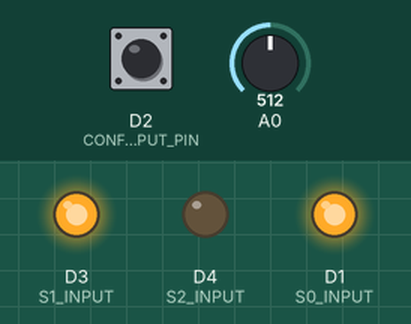
The program below on a simulated ESP8266 (NodeMCU). Parts: output pins drawn as LEDs (lit = HIGH). The inputs (shaded band) are chosen by the test bench; at power-on: D2 (CONFIG_INPUT_PIN) HIGH, A0 = 512. WiFi joins after 1.5 s; servers stay silent unless stated; EEPROM starts erased; what the program prints to the serial monitor is not drawn.

Above: at 3.4 s.
3.5 s: D2 (CONFIG_INPUT_PIN) pulled LOW for 3.2 s
At 4.3 s:
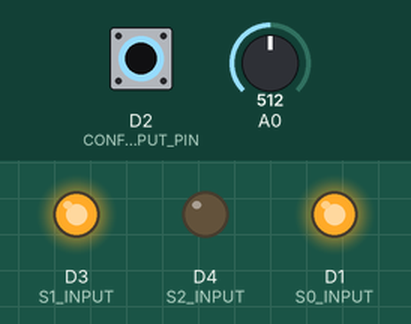
8.2 s: A0 set to 0
At 11.06 s:
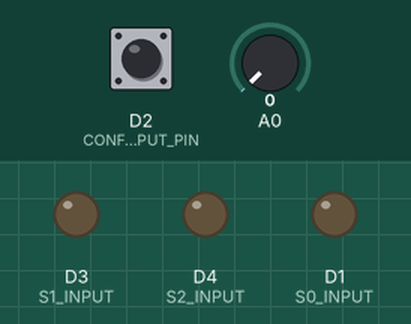
Timing chart, 0 to 17.7 s (numbered marks = the images above; inputs shaded):
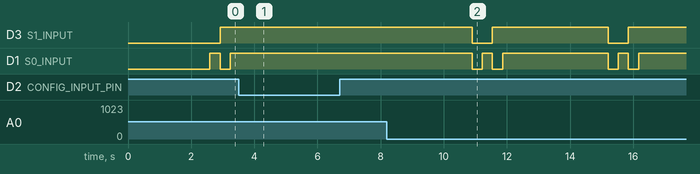

The program:

main.cpp
```cpp
#include <Arduino.h>

#include "debugUtils.hpp"
#include "thermistorAdapter.hpp"
#include "configData.hpp"
#include "network.hpp"
#include "firebaseHandler.hpp"

// delay for update firebase
#define DELAY 3000U
#define PROBS_NUM 4

void restartConnection();

ConfigData configData;
Network *network;
FirebaseHandler *firebaseHandler;
ThermistorAdapter *thermistorAdapter;

void setup()
{
  DEBUG_MODE_SERIAL_BEGIN;

  network = &Network::getInstance(configData);
  firebaseHandler = &FirebaseHandler::getInstance(configData);
  thermistorAdapter = &ThermistorAdapter::getInstance();
  if (!network->getConfigMode())
  {
    restartConnection();
  }

  // update start time
  String tmp = "";
  for (uint8 probId = 0; probId < PROBS_NUM; probId++)
  {
    firebaseHandler->updateTime((tmp + FIREBASE_PROB_PATH + (probId + 1) + "/" + FIREBASE_START_TIME_PATH).c_str(), millis());
  }
}

void loop()
{
  if (network->getConfigMode())
  {
    network->APMode();
    restartConnection();
  }
  else
  {
    for (uint8 probId = 0; probId < PROBS_NUM; probId++)
    {
      firebaseHandler->updateTemperature(probId, thermistorAdapter->readTemperature(probId), millis());
    }
  }

  DEBUG_MODE_PRINT_MEMORY_USAGE;
  delay(DELAY);
}

void restartConnection()
{
  network->connectToWifi();
  firebaseHandler->begin();
}
```

debugUtils.hpp
```cpp
#ifndef DEBUG_UTILS_HPP
#define DEBUG_UTILS_HPP

/**
 * this file handle defines for debug mode:
 * when debug mode is enable - all the debug output will print to the serial through
 * USB connection
 * in production the flag DEBUG_MODE=0 and debug disable for saving CPU cycles
 */
#if DEBUG_MODE

#include <Arduino.h>

#define MONITOR_SPEED 115200U
#define DEBUG_MODE_SERIAL_BEGIN Serial.begin(MONITOR_SPEED)

#define DEBUG_MODE_SERIAL_PRINT(str) Serial.print(str)
#define DEBUG_MODE_SERIAL_PRINTLN(str) Serial.println(str)
#define DEBUG_MODE_SERIAL_PRINTF(...) Serial.printf(__VA_ARGS__)

/**
 * print prefix for debug mode with format: [filename:line][function]
 */
#define DEBUG_MODE_PREFIX DEBUG_MODE_SERIAL_PRINTF("[%s:%d][%s] ", __FILE__, __LINE__, __func__)

/**
 * print multiple values to serial:
 * DEBUG_MODE_PRINT_VALUES("arg", 56, 9.9);
 *
 * >>> [file name][function name] |arg| |56| |9.9|
 */
#define DEBUG_MODE_PRINT_VALUES(...)   \
    do                                 \
    {                                  \
        DEBUG_MODE_PREFIX;             \
        printValues(__VA_ARGS__);      \
        DEBUG_MODE_SERIAL_PRINT('\n'); \
    } while (0)

template <typename T>
static void printValues(T varValue)
{
    DEBUG_MODE_SERIAL_PRINT(varValue);
}

template <typename T, typename... Rest>
static void printValues(T varValue, Rest... rest)
{
    printValues(varValue);
    printValues(rest...);
}

/**
 * print multiple argument with arguments names to serial:
 * int x=1;
 * char c='l';
 * float f=9.9f;
 * DEBUG_MODE_PRINT_NAMES_VALUES(x, c, l);
 *
 * >>> [file name:line][function name] x=|1| c=|l| f=|9.9|
 */
#define DEBUG_MODE_PRINT_NAMES_VALUES(...)           \
    do                                               \
    {                                                \
        DEBUG_MODE_PREFIX;                           \
        printNamesValues(#__VA_ARGS__, __VA_ARGS__); \
        DEBUG_MODE_SERIAL_PRINT('\n');               \
    } while (0)

// base case for template recursion when one argument remains
template <typename Arg>
static void printNamesValues(const char *name, Arg &&arg)
{
    DEBUG_MODE_SERIAL_PRINTF("%s=|", name);
    DEBUG_MODE_SERIAL_PRINT(arg);
    DEBUG_MODE_SERIAL_PRINT("|");
}

// recursive variadic template for multiple arguments
template <typename Arg, typename... Rest>
static void printNamesValues(const char *names, Arg &&arg, Rest &&...args)
{
    while (*names != ',')
    {
        DEBUG_MODE_SERIAL_PRINT(*names);
        names++;
    }
    DEBUG_MODE_SERIAL_PRINT("=|");
    DEBUG_MODE_SERIAL_PRINT(arg);
    DEBUG_MODE_SERIAL_PRINT("|");
    printNamesValues(names + 1, args...);
}

#define DEBUG_MODE_PRINT_MEMORY_USAGE \
    DEBUG_MODE_PRINT_NAMES_VALUES(ESP.getFreeHeap(), ESP.getSketchSize(), ESP.getFreeSketchSpace(), ESP.getCpuFreqMHz())

#else
#define DEBUG_MODE_SERIAL_BEGIN
#define DEBUG_MODE_PREFIX
#define DEBUG_MODE_PRINT_VALUES(...)
#define DEBUG_MODE_PRINT_NAMES_VALUES(...)
#define DEBUG_MODE_SERIAL_PRINT(str)
#define DEBUG_MODE_SERIAL_PRINTLN(str)
#define DEBUG_MODE_SERIAL_PRINTF(...)
#define DEBUG_MODE_PRINT_MEMORY_USAGE
#endif // DEBUG_MODE

#endif // DEBUG_UTILS_HPP
```

firebaseHandler.cpp
```cpp
#include "firebaseHandler.hpp"
// Provide the token generation process info.
#include "addons/TokenHelper.h"
#include "config.h"
#include "debugUtils.hpp"
#include "network.hpp"
// #include <Firebase_ESP_Client.h>

// firebase project API Key
#define FIREBASE_MAIN_PATH "/UsersData/"
#define FIREBASE_TEMPERATURE_PATH "temperature/"
#define FIREBASE_CURRENT_TIME_PATH "currentTime/"

FirebaseHandler *FirebaseHandler::instance = nullptr;

FirebaseHandler::FirebaseHandler(const ConfigData &configData) : configData(configData)
{

    firebaseConfig.api_key = FIREBASE_API_KEY;
    firebaseConfig.database_url = FIREBASE_DATABASE_URL;

    // Assign the callback function for the long running token generation task */
    firebaseConfig.token_status_callback = tokenStatusCallback; // see addons/TokenHelper.h

    // Assign the maximum retry of token generation
    firebaseConfig.max_token_generation_retry = 5;
}

FirebaseHandler &FirebaseHandler::getInstance(ConfigData &configData)
{
    if (!instance)
    {
        instance = new FirebaseHandler(configData);
    }
    return *instance;
}

void FirebaseHandler::begin()
{
    firebaseAuth.user.email = &configData.getUsername();
    firebaseAuth.user.password = &configData.getUserPassword();

    Firebase.reconnectWiFi(true);
    firebaseData.setResponseSize(4096);

    // Initialize the library with the Firebase authen and config
    Firebase.begin(&firebaseConfig, &firebaseAuth);

    // Getting the user UID might take a few seconds
    DEBUG_MODE_SERIAL_PRINT("Getting User UID ");
    while (!Network::configMode && (firebaseAuth.token.uid) == "")
    {
        DEBUG_MODE_SERIAL_PRINT('.');
        delay(1000);
    }

    String userId = firebaseAuth.token.uid.c_str();
    // Update database path
    databasePath = FIREBASE_MAIN_PATH + userId + "/";
}

bool FirebaseHandler::update(StaticJsonDocument<512> &doc) const
{
    if (!Firebase.ready())
    {
        DEBUG_MODE_PRINT_VALUES("Firebase.ready()=false");
        return false;
    }

    // FirebaseJson json;
    // json.setDoubleDigits(3);
    // json.add("value", 9);

    // FirebaseJsonArray arr;
    // arr.setDoubleDigits(3);
    // arr.setJsonArrayData("[1,2,3]");
    // arr.toString(Serial, true);

    // String p = "/k/";
    // firebaseData.;
    // firebaseData.setJSON(json);
    // Firebase.RTDB.set(&firebaseData, p.c_str());
    // Firebase.RTDB.setJSON(&firebaseData, p.c_str(), &json);

    // Serial.printf("Set json... %s\n", Firebase.RTDB.setJSON(&firebaseData, "/test/json", &json) ? "ok" : firebaseData.errorReason().c_str());

    return true;
}

// bool FirebaseHandler::updateTemperature(uint8 probId, float temperature) const
// {
//     if (!Firebase.ready())
//     {
//         DEBUG_MODE_PRINT_VALUES("Firebase.ready()=false");
//         return false;
//     }

//     if (Firebase.RTDB.setFloat(&firebaseData, (databasePath + probId + "/" + FIREBASE_TEMPERATURE_PATH).c_str(), temperature))
//     {
//         DEBUG_MODE_PRINT_VALUES("Writing value: ", temperature, " TYPE: " + firebaseData.dataType() + " on the following path: ", databasePath, ", PASSED");
//     }
//     else
//     {
//         DEBUG_MODE_PRINT_VALUES(databasePath, "FAILED: " + firebaseData.errorReason());
//     }
//     return true;
// }

void FirebaseHandler::updateTemperature(uint8 probId, float temperature, unsigned long time)
{

    if (!Firebase.ready())
    {
        DEBUG_MODE_PRINT_VALUES("Firebase.ready()=false");
        return;
    }

    if (Firebase.RTDB.setFloat(&firebaseData, (databasePath + FIREBASE_PROB_PATH + (probId + 1) + "/" + FIREBASE_TEMPERATURE_PATH).c_str(), temperature))
    {
        DEBUG_MODE_PRINT_VALUES("Writing value: ", temperature, " TYPE: " + firebaseData.dataType() + " on the following path: ", databasePath, ", PASSED");
    }
    else
    {
        DEBUG_MODE_PRINT_VALUES(databasePath, "FAILED: " + firebaseData.errorReason());
    }
    String tmp = "";
    updateTime((tmp + FIREBASE_PROB_PATH + (probId + 1) + "/" + FIREBASE_CURRENT_TIME_PATH).c_str(), time);
}

void FirebaseHandler::updateTime(const char *probTimePath, unsigned long time)
{
    if (Firebase.RTDB.setFloat(&firebaseData, (databasePath + probTimePath).c_str(), time))
    {
        DEBUG_MODE_PRINT_VALUES("Writing value: ", time, " TYPE: ", firebaseData.dataType(), " on the following path: ", databasePath, ", PASSED");
    }
    else
    {
        DEBUG_MODE_PRINT_VALUES(databasePath, "FAILED: ", firebaseData.errorReason());
    }
}
```

firebaseHandler.hpp
```cpp
#ifndef FIREBASE_HANDLER_HPP
#define FIREBASE_HANDLER_HPP

#include <Firebase_ESP_Client.h>
#include <ArduinoJson.h>
#include "configData.hpp"

#define FIREBASE_PROB_PATH "/prob"
#define FIREBASE_START_TIME_PATH "startTime/"

class FirebaseHandler
{
public:
    static FirebaseHandler &getInstance(ConfigData &configData);

    void begin();

    bool update(StaticJsonDocument<512> &doc) const;
    // bool updateTemperature(uint8 probId, float temperature) const;
    // bool updateTime(uint8 probId, unsigned long time) const;

    void updateTemperature(uint8 probId, float temperature, unsigned long time);

    void updateTime(const char *probTimePath, unsigned long time);

    // void updateTemperature(float temperature, unsigned long time)
    // {
    //     for (uint i = 0; i < 4; i++)
    //     {
    //         if (!Firebase.ready())
    //         {
    //             // DEBUG_MODE_PRINT_VALUES("Firebase.ready()=false");
    //             return;
    //         }

    //         if (Firebase.RTDB.setFloat(&firebaseData, databasePath.c_str(), temperature))
    //         {
    //             // DEBUG_MODE_PRINT_VALUES("Writing value: ", temperature, " TYPE: " + firebaseData.dataType() + " on the following path: ", databasePath, ", PASSED");
    //         }
    //         else
    //         {
    //             // DEBUG_MODE_PRINT_VALUES(databasePath, "FAILED: " + firebaseData.errorReason());
    //         }
    //         // updateTime(FIREBASE_CURRENT_TIME_PATH, time);
    //     }
    // }

private:
    FirebaseData firebaseData;
    FirebaseAuth firebaseAuth;
    FirebaseConfig firebaseConfig;
    String databasePath;
    const ConfigData &configData;
    static FirebaseHandler *instance;

    FirebaseHandler(const ConfigData &configData);

    // Private copy constructor and assignment operator to prevent copying
    FirebaseHandler(const FirebaseHandler &) = delete;
    FirebaseHandler &operator=(const FirebaseHandler &) = delete;
};

#endif //  FIREBASE_HANDLER_HPP
```

network.cpp
```cpp
#include "network.hpp"
#include "debugUtils.hpp"
// #include "configData.hpp"

#define MAX_CONNECTION 4
#define CONFIG_INPUT_PIN D2
#define SERVER_PORT 80
// TODO: define IP 192.168.4.1

Network *Network::instance = nullptr; // Initialize to nullptr or an appropriate value
bool Network::configMode = false;

Network::Network(ConfigData &configData) : server(SERVER_PORT), configData(configData)
{

    pinMode(CONFIG_INPUT_PIN, INPUT_PULLUP);
    // attachInterruptArg(digitalPinToInterrupt(CONFIG_INPUT_PIN), &Network::setAP, this, CHANGE);
    configMode = !digitalRead(CONFIG_INPUT_PIN);
    attachInterrupt(digitalPinToInterrupt(CONFIG_INPUT_PIN), &Network::setAP, CHANGE);
}

Network &Network::getInstance(ConfigData &configData)
{
    if (!instance)
    {
        instance = new Network(configData);
    }
    return *instance;
}

bool Network::getConfigMode()
{
    return configMode;
}

void Network::handleUpdate()
{
    WiFiClient client = server.client();
    // String userMessage = server.hasArg("plain") ? server.arg("plain") : "";
    bool isValidRequest = server.args() > 0 && server.args() < 7;
    for (int i = 0; i < server.args() && isValidRequest; i++)
    {
        isValidRequest = server.argName(i).length() == 1 &&
                         server.argName(i)[0] >= '0' &&
                         server.argName(i)[0] < '7' &&
                         server.arg(i).length() > 0 &&
                         server.arg(i).length() <= BUFF_MAX_LEN;
    }

    DEBUG_MODE_PRINT_NAMES_VALUES(server.args(), isValidRequest);

    server.sendHeader("Access-Control-Allow-Origin", "*");
    if (isValidRequest)
    {
        for (int i = 0; i < server.args(); i++)
        {
            DEBUG_MODE_PRINT_NAMES_VALUES(i, server.argName(i), server.arg(i));
            configData.updateConfig((ConfigData::CONFIG_DATA_TYPE)(server.argName(i)[0] - '0'), server.arg(i));
        }
        server.send(200, "text/plain", "Updated successfully, you can close this page\n");
    }
    else
    {
        server.send(400, "text/plain", "Oops... Something went wrong!!!   ):\n");
    }

    // if (0 < userMessage.length() && userMessage.length() <= BUFF_MAX_LEN && '0' <= userMessage[0] && userMessage[0] < '7')
    // {
    //     DEBUG_MODE_PRINT_NAMES_VALUES(userMessage);
    //     configData.updateConfig((ConfigData::CONFIG_DATA_TYPE)(userMessage[0] - '0'), userMessage.substring(1));
    //     server.sendHeader("Access-Control-Allow-Origin", "*");
    //     server.send(200, "text/plain", "OK");
    // }
    // else
    // {
    //     server.sendHeader("Access-Control-Allow-Origin", "*");
    //     server.send(400, "text/plain", "Bad Request\n");
    // }
    // }
    // DEBUG_MODE_PRINT_VALUES(message);

    // }

    // DEBUG_MODE_PRINT_NAMES_VALUES(userMessage);
}

void Network::APMode()
{
    WiFi.mode(WIFI_AP);
    WiFi.softAP(configData.apSSID, configData.apPassword, 1, false, MAX_CONNECTION);
    server.begin();
    server.on("/config", HTTP_GET, [this]()
              { this->handleUpdate(); });
    // server.on("/config", HTTP_POST, [this]()
    //           { this->handleUpdate(); });

    DEBUG_MODE_PRINT_NAMES_VALUES(WiFi.softAPIP(), configData.apSSID, configData.apPassword);
    while (configMode)
    {
        server.handleClient();
        delay(200);
    }

    server.stop();
    WiFi.softAPdisconnect();
    // delay 1 sec time for cleanup
    delay(1000);
}

void Network::connectToWifi()
{
    WiFi.mode(WIFI_STA);
    WiFi.begin(configData.wifiSSID, configData.wifiPassword);
    DEBUG_MODE_PRINT_VALUES("Connecting to ", configData.wifiSSID);
    DEBUG_MODE_PRINT_NAMES_VALUES(configData.wifiSSID, configData.wifiPassword);
    while (!configMode && WiFi.status() != WL_CONNECTED)
    {
        DEBUG_MODE_SERIAL_PRINT(".");
        delay(300);
    }
    DEBUG_MODE_SERIAL_PRINTLN(" Connected!");
    WiFi.setAutoReconnect(true);
    WiFi.persistent(true);

    DEBUG_MODE_PRINT_VALUES("IP address for network ", configData.wifiSSID, ": ", WiFi.localIP());
}

/**
 * interupt function: update the flage for AP configuration/WiFi thermometer mode
 */
void IRAM_ATTR Network::setAP()
{
    configMode = !(bool)digitalRead(CONFIG_INPUT_PIN);
}
```

network.hpp
```cpp
#ifndef NETWORKN_HPP
#define NETWORKN_HPP

#include <ESP8266WiFi.h>
#include <ESP8266WebServer.h>
#include "configData.hpp"

class Network
{
public:
    static bool getConfigMode();

    void APMode();

    void connectToWifi();

    static Network &getInstance(ConfigData &configData);

    static bool configMode;

    // typedef enum CONFIG_MODE
    // {
    //     CONFIG_MODE_THERMOMETER,
    //     CONFIG_MODE_AP,

    // }CONFIG_MODE;

private:
    ESP8266WebServer server;
    ConfigData &configData;
    static Network *instance;

    Network(ConfigData &configData);

    static void IRAM_ATTR setAP();

    void handleUpdate();

    // Private copy constructor and assignment operator to prevent copying
    Network(const Network &) = delete;
    Network &operator=(const Network &) = delete;
};

#endif
```

thermistorAdapter.cpp
```cpp
#include <Arduino.h>
#include "thermistorAdapter.hpp"
#include "debugUtils.hpp"

#define COEFF(C) COEFF_##C
#define COEFF_A (0.6727718450e-03f)
#define COEFF_B (3.023118148e-04f)
#define COEFF_C (-1.209848900e-07f)
#define RESISTOR_OHMS (23000.0)
// #define NTC_MAX_OHMS (37000U)
#define POWER_SUPLY_VOLT (5U)
#define ADC_MAX_VOLT (3.3f)
#define ADC_MAX_VAL (0x3FFU)

#define IS_BIT_SET(number, bitIdx) (number & (1 << bitIdx))
#define S0_INPUT D1
#define S1_INPUT D3
#define S2_INPUT D4

ThermistorAdapter *ThermistorAdapter::instance = nullptr;

ThermistorAdapter::ThermistorAdapter()
{
    pinMode(S0_INPUT, OUTPUT);
    pinMode(S1_INPUT, OUTPUT);
    pinMode(S2_INPUT, OUTPUT);
}

void ThermistorAdapter::setAdcInputToProbId(uint probId) const
{
    digitalWrite(S0_INPUT, IS_BIT_SET(probId, 0));
    digitalWrite(S1_INPUT, IS_BIT_SET(probId, 1));
    digitalWrite(S2_INPUT, IS_BIT_SET(probId, 2));
}

double ThermistorAdapter::getResistence(uint probId) const
{
    setAdcInputToProbId(probId);
    int analog2digital = analogRead(A0);
    double volt = (((double)analog2digital) * ADC_MAX_VOLT) / (double)ADC_MAX_VAL;
    double probResistence = ((double)RESISTOR_OHMS * volt) / ((double)POWER_SUPLY_VOLT - volt);
    DEBUG_MODE_PRINT_NAMES_VALUES(analog2digital, volt, probResistence);
    return probResistence;
}

ThermistorAdapter &ThermistorAdapter::getInstance()
{
    if (!instance)
    {
        instance = new ThermistorAdapter();
    }
    return *instance;
}

double ThermistorAdapter::readTemperature(uint probId) const
{
    double lnProbResistence = log(getResistence(probId));
    double temperature = 1.0 / (COEFF(A) + COEFF(B) * lnProbResistence + COEFF(C) * lnProbResistence * lnProbResistence * lnProbResistence);
    DEBUG_MODE_PRINT_NAMES_VALUES(lnProbResistence, temperature);
    return temperature - 273.15;
}
```

thermistorAdapter.hpp
```cpp
#ifndef NTC_HPP
#define NTC_HPP

#include <Arduino.h>

/**
 * static class for read themperature from analog to digital pin (A0)
 */
class ThermistorAdapter
{
private:
    static ThermistorAdapter *instance;

    double getResistence(uint probId) const;
    ThermistorAdapter();
    ThermistorAdapter(const ThermistorAdapter &other) = delete;
    void setAdcInputToProbId(uint probId) const;

public:
    ~ThermistorAdapter() {}
    double readTemperature(uint probId) const;
    static ThermistorAdapter &getInstance();
};

#endif
```

Source omitted: config.h (166 bytes), configData.cpp (1238 bytes), configData.hpp (1181 bytes)

Measured:
- after the input at 3.5 s, D3 (S1_INPUT): stays HIGH (without the input it goes to LOW after 3.1 s); D1 (S0_INPUT): stops changing and stays HIGH
